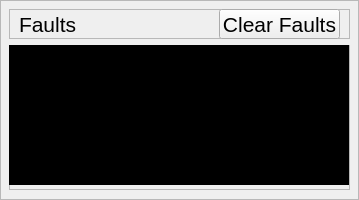
           <widget class="QFrame" name="faults">
            <property name="sizePolicy">
             <sizepolicy hsizetype="Preferred" vsizetype="Fixed">
              <horstretch>0</horstretch>
              <verstretch>0</verstretch>
             </sizepolicy>
            </property>
            <property name="minimumSize">
             <size>
              <width>0</width>
              <height>200</height>
             </size>
            </property>
            <property name="font">
             <font>
              <pointsize>16</pointsize>
              <weight>50</weight>
              <bold>false</bold>
             </font>
            </property>
            <property name="styleSheet">
             <string notr="true">#faults {
    border: 2px solid black;
    border-radius: 6px;
    background-color: rgb(206, 255, 198);
}</string>
            </property>
            <property name="frameShape">
             <enum>QFrame::StyledPanel</enum>
            </property>
            <property name="frameShadow">
             <enum>QFrame::Raised</enum>
            </property>
            <widget class="QWidget" name="verticalLayoutWidget_4">
             <property name="geometry">
              <rect>
               <x>9</x>
               <y>9</y>
               <width>341</width>
               <height>181</height>
              </rect>
             </property>
             <property name="font">
              <font>
               <pointsize>16</pointsize>
               <weight>50</weight>
               <bold>false</bold>
              </font>
             </property>
             <layout class="QVBoxLayout" name="verticalLayout_3">
              <item>
               <widget class="QFrame" name="frame_15">
                <property name="sizePolicy">
                 <sizepolicy hsizetype="Preferred" vsizetype="Fixed">
                  <horstretch>0</horstretch>
                  <verstretch>0</verstretch>
                 </sizepolicy>
                </property>
                <property name="minimumSize">
                 <size>
                  <width>0</width>
                  <height>30</height>
                 </size>
                </property>
                <property name="font">
                 <font>
                  <pointsize>16</pointsize>
                  <weight>50</weight>
                  <bold>false</bold>
                 </font>
                </property>
                <property name="frameShape">
                 <enum>QFrame::StyledPanel</enum>
                </property>
                <property name="frameShadow">
                 <enum>QFrame::Raised</enum>
                </property>
                <widget class="QLabel" name="label_21">
                 <property name="geometry">
                  <rect>
                   <x>10</x>
                   <y>0</y>
                   <width>70</width>
                   <height>30</height>
                  </rect>
                 </property>
                 <property name="font">
                  <font>
                   <pointsize>16</pointsize>
                   <weight>50</weight>
                   <bold>false</bold>
                  </font>
                 </property>
                 <property name="text">
                  <string>Faults</string>
                 </property>
                </widget>
                <widget class="QLabel" name="faultStatusLED">
                 <property name="geometry">
                  <rect>
                   <x>90</x>
                   <y>0</y>
                   <width>30</width>
                   <height>30</height>
                  </rect>
                 </property>
                 <property name="font">
                  <font>
                   <pointsize>16</pointsize>
                   <weight>50</weight>
                   <bold>false</bold>
                  </font>
                 </property>
                 <property name="text">
                  <string/>
                 </property>
                 <property name="pixmap">
                  <pixmap resource="resources.qrc">:/icons/images/dim_red_light.png</pixmap>
                 </property>
                 <property name="scaledContents">
                  <bool>true</bool>
                 </property>
                </widget>
                <widget class="QPushButton" name="clearFaultsButton">
                 <property name="geometry">
                  <rect>
                   <x>210</x>
                   <y>0</y>
                   <width>121</width>
                   <height>30</height>
                  </rect>
                 </property>
                 <property name="font">
                  <font>
                   <pointsize>16</pointsize>
                   <weight>50</weight>
                   <bold>false</bold>
                  </font>
                 </property>
                 <property name="text">
                  <string>Clear Faults</string>
                 </property>
                </widget>
               </widget>
              </item>
              <item>
               <widget class="QFrame" name="frame_17">
                <property name="font">
                 <font>
                  <pointsize>16</pointsize>
                  <weight>50</weight>
                  <bold>false</bold>
                 </font>
                </property>
                <property name="frameShape">
                 <enum>QFrame::StyledPanel</enum>
                </property>
                <property name="frameShadow">
                 <enum>QFrame::Raised</enum>
                </property>
                <widget class="QTextEdit" name="faultList">
                 <property name="geometry">
                  <rect>
                   <x>0</x>
                   <y>0</y>
                   <width>340</width>
                   <height>140</height>
                  </rect>
                 </property>
                 <property name="sizePolicy">
                  <sizepolicy hsizetype="Ignored" vsizetype="Expanding">
                   <horstretch>0</horstretch>
                   <verstretch>0</verstretch>
                  </sizepolicy>
                 </property>
                 <property name="font">
                  <font>
                   <family>Consolas</family>
                   <pointsize>11</pointsize>
                   <weight>50</weight>
                   <bold>false</bold>
                  </font>
                 </property>
                 <property name="styleSheet">
                  <string notr="true">#faultList {
    background-color: black;
    font-family: Consolas, monospace;
    font-size: 11pt;
}
</string>
                 </property>
                 <property name="readOnly">
                  <bool>true</bool>
                 </property>
                </widget>
               </widget>
              </item>
             </layout>
            </widget>
           </widget>
